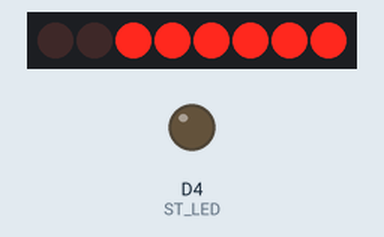
Bench run of a sketch on a simulated ESP8266 (NodeMCU). Parts: 8 shift-register outputs drawn as a row of LEDs (first output left, lit = HIGH), output pins drawn as LEDs (lit = HIGH). Wiring (inferred from the names in the program): shift register (74HC595): data D8; shift clock D6; OE D5. Wiring (inferred from the signals the program sends): row of LEDs: on Q0, Q1, Q2, Q3, Q4, Q5, Q6, Q7. WiFi joins after 1.5 s; servers stay silent unless stated; not simulated (calls return 0 or success): wifi_credentials.h; pins used as bus, display or sensor lines are not drawn; what the sketch prints to the serial monitor is not drawn.

Above: at 2.1 s.
Timing chart, 0 to 3.6 s (numbered marks = the images above):
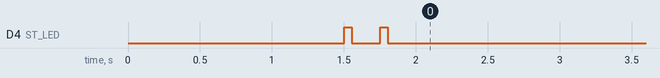

The sketch:

StockOTA_SR.ino
```cpp
#include <ESP8266WiFi.h>
#include <ESP8266mDNS.h>
#include <WiFiUdp.h>
#include <ArduinoOTA.h>
#include <wifi_credentials.h>

#ifndef STASSID
#define STASSID "your-ssid"
#define STAPSK  "your-password"
#endif

#define dataPin D8
#define latchPin D7
#define clockPin D6
#define outputEnablePin D5
#define masterResetPin D3

#define ST_LED D4

const char* ssid = STASSID;
const char* password = STAPSK;

byte relayStates = B00111111;

void setup() {
  Serial.begin(115200);
  Serial.println("Booting");
  WiFi.mode(WIFI_STA);
  WiFi.begin(ssid, password);
  while (WiFi.waitForConnectResult() != WL_CONNECTED) {
    Serial.println("Connection Failed! Rebooting...");
    delay(5000);
    ESP.restart();
  }

  // Port defaults to 8266
  // ArduinoOTA.setPort(8266);

  // Hostname defaults to esp8266-[ChipID]
  // ArduinoOTA.setHostname("myesp8266");
  ArduinoOTA.setHostname("pi-powerboard");
  // No authentication by default
  // ArduinoOTA.setPassword("admin");

  // Password can be set with it's md5 value as well
  // MD5(admin) = 21232f297a57a5a743894a0e4a801fc3
  // ArduinoOTA.setPasswordHash("21232f297a57a5a743894a0e4a801fc3");

  ArduinoOTA.onStart([]() {
    String type;
    if (ArduinoOTA.getCommand() == U_FLASH) {
      type = "sketch";
    } else { // U_FS
      type = "filesystem";
    }

    // NOTE: if updating FS this would be the place to unmount FS using FS.end()
    Serial.println("Start updating " + type);
  });
  ArduinoOTA.onEnd([]() {
    Serial.println("\nEnd");
  });
  ArduinoOTA.onProgress([](unsigned int progress, unsigned int total) {
    Serial.printf("Progress: %u%%\r", (progress / (total / 100)));
  });
  ArduinoOTA.onError([](ota_error_t error) {
    Serial.printf("Error[%u]: ", error);
    if (error == OTA_AUTH_ERROR) {
      Serial.println("Auth Failed");
    } else if (error == OTA_BEGIN_ERROR) {
      Serial.println("Begin Failed");
    } else if (error == OTA_CONNECT_ERROR) {
      Serial.println("Connect Failed");
    } else if (error == OTA_RECEIVE_ERROR) {
      Serial.println("Receive Failed");
    } else if (error == OTA_END_ERROR) {
      Serial.println("End Failed");
    }
  });
  ArduinoOTA.begin();
  Serial.println("Ready");
  Serial.print("IP address: ");
  Serial.println(WiFi.localIP());

  pinMode(dataPin, OUTPUT);
  pinMode(latchPin, OUTPUT);
  pinMode(clockPin, OUTPUT);
  pinMode(outputEnablePin, OUTPUT);
  pinMode(masterResetPin, OUTPUT);
  digitalWrite(outputEnablePin, LOW);
  digitalWrite(masterResetPin, HIGH);
  pinMode(ST_LED, OUTPUT);
  digitalWrite(ST_LED, HIGH);
  delay(50);
  digitalWrite(ST_LED, LOW);
  delay(200);
  digitalWrite(ST_LED, HIGH);
  delay(50);
  digitalWrite(ST_LED, LOW);
  delay(200);
  updateShiftRegister();
}

void loop() {
  ArduinoOTA.handle();
}

void updateShiftRegister()
{
   digitalWrite(latchPin, LOW);
   shiftOut(dataPin, clockPin, LSBFIRST, relayStates);
   digitalWrite(latchPin, HIGH);
}
```
